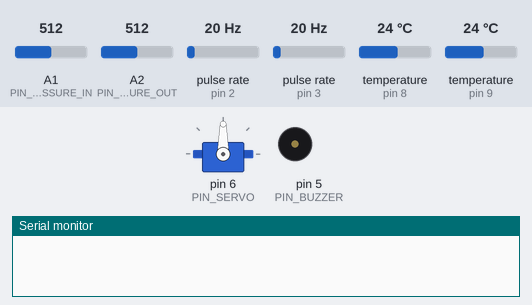
The sketch below on a simulated Arduino Uno, built with avr-gcc and run on an emulated ATmega328P. Shown: servo, buzzer (waves = sounding, pin HIGH), the last lines printed to the serial monitor. Wiring (inferred from the names in the program): 2 × pulse sensor: data pin 2 / data pin 3. The inputs (shaded band) are chosen by the test bench; at power-on: A1 (PIN_PRESSURE_IN) = 512, A2 (PIN_PRESSURE_OUT) = 512, pulse rate (sensors on pin 2, pin 3) 20 Hz, temperature (sensors on pin 8, pin 9) 24 °C.

Above: at 0.1 s.
At 1.1 s:
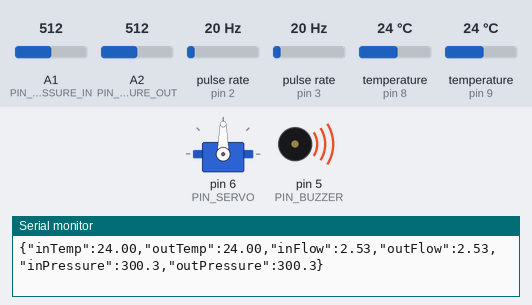
Timing chart, 0 to 2.6 s (numbered marks = the images above):
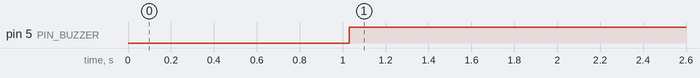

Measured:
- by itself, pin 5 (PIN_BUZZER): LOW → HIGH at 1.0 s

The sketch:

hex_scada_uno_node.ino
```cpp
/*
 * ============================================================
 *  HEX SCADA 센서 노드 (Arduino Uno)  -  센서 연결 핀 정리
 * ============================================================
 *  모든 센서의 전원은 우노 5V / GND에서 가져옵니다. (GND는 모두 공통)
 *
 *  센서 / 부품              핀       비고
 *  ------------------------------------------------------------
 *  입구 유량센서 (신호)      D2       외부 인터럽트 INT0 (변경 금지)
 *  출구 유량센서 (신호)      D3       외부 인터럽트 INT1 (변경 금지)
 *  입구 온도 DS18B20 DATA    D8       모듈에 풀업 없으면 4.7kΩ (DATA-5V 사이)
 *  출구 온도 DS18B20 DATA    D9       모듈에 풀업 없으면 4.7kΩ (DATA-5V 사이)
 *  입구 압력센서 (아날로그)  A1       열교환기 입구 쪽 배관 → 웹 "입구 압력"
 *  출구 압력센서 (아날로그)  A2       열교환기 출구 쪽 배관 → 웹 "출구 압력"
 *  능동 부저                 D5
 *  서보 (밸브) 신호          D6
 *  블루투스 모듈 TXD         D10      (우노 RX)
 *  블루투스 모듈 RXD         D11      (우노 TX, 5V->3.3V 분압 권장)
 *  USB 시리얼 (PC 연결)      D0/D1    다른 용도로 사용 금지
 *
 *  사용 안 함(여유 핀): D4, D7, D12, D13, A0, A3, A4, A5
 *
 *  라이브러리: OneWire, DallasTemperature (Library Manager에서 설치)
 * ============================================================
 */

#include <SoftwareSerial.h>
#include <OneWire.h>
#include <DallasTemperature.h>
#include <Servo.h>

// ---------------- 핀 정의 (위 표와 반드시 일치) ----------------
const int PIN_FLOW_IN = 2;         // 입구 유량 (외부 인터럽트 INT0)
const int PIN_FLOW_OUT = 3;        // 출구 유량 (외부 인터럽트 INT1)
const int PIN_ONEWIRE_IN = 8;      // 입구 온도 DS18B20 DATA
const int PIN_ONEWIRE_OUT = 9;     // 출구 온도 DS18B20 DATA
const int PIN_BUZZER = 5;          // 능동 부저
const int PIN_SERVO = 6;           // 서보 신호선
const int PIN_BT_RX = 10;          // 블루투스 모듈 TXD -> 우노 10번
const int PIN_BT_TX = 11;          // 블루투스 모듈 RXD <- 우노 11번 (분압 권장)
const int PIN_PRESSURE_IN = A1;    // 입구 압력센서 (미연결 시 값이 떠돌 수 있음)
const int PIN_PRESSURE_OUT = A2;   // 출구 압력센서

SoftwareSerial BTSerial(PIN_BT_RX, PIN_BT_TX);

// 온도센서마다 별도의 1-Wire 선(핀)을 사용 -> 입구/출구가 헷갈리지 않음
OneWire oneWireIn(PIN_ONEWIRE_IN);
OneWire oneWireOut(PIN_ONEWIRE_OUT);
DallasTemperature sensorsIn(&oneWireIn);
DallasTemperature sensorsOut(&oneWireOut);
Servo valveServo;

// ---------------- 동작 옵션 ----------------
const bool ENABLE_BLUETOOTH_OUTPUT = true;   // 블루투스로도 송출할지 (USB만 쓰면 false)
const bool ENABLE_AUTO_VALVE_CONTROL = false;
const bool USE_PRESSURE_FOR_DANGER = false;  // 압력 센서 시험이 끝나 값이 정상으로 확인된 뒤 true
// 웹으로 보내는 JSON의 압력 이름.
//   false(기본): "inPressure"(입구), "outPressure"(출구)  ← 웹사이트가 쓰는 이름
//   true       : 예전 이름 "pressure"(입구), "pressure2"(출구)
//   중계 앱이 예전 이름만 알아듣는 경우(업로드 후 웹 값이 갱신되지 않을 때)에만 true로 바꾼다.
//   웹 서버(/api/ingest)는 두 방식 모두 받는다.
const bool LEGACY_JSON_KEYS = false;

const int SERVO_OPEN_ANGLE = 90;
const int SERVO_CLOSED_ANGLE = 0;

// ---------------- 로컬 판단 기준값 ----------------
const float NOMINAL_FLOW_LPM = 10.0;
const float FLOW_DANGER_DROP_PCT = 30.0;
const float MIN_FLOW_FOR_JUDGE_LPM = 1.0;    // 입구 유량이 이 값 이상일 때만 수격 판단
const float PRESSURE_DANGER_KPA = 500.0;
const float FLOW_K_FACTOR = 7.5;             // YF-S201 기준: 주파수(Hz) = 7.5 x 유량(L/min)

// ---------------- 압력센서 환산 (센서 규격에 맞게 수정) ----------------
// 출력 전압 → 압력(kPa) 직선 환산: 압력 = (전압 - V_ZERO) / (V_FULL - V_ZERO) x FULL_KPA
//  - V_ZERO  : 압력 0일 때 센서 출력 전압
//  - V_FULL  : 최대 압력일 때 센서 출력 전압
//  - FULL_KPA: 센서의 최대 측정 압력(kPa)  예) 1.2MPa = 1200kPa
// 흔한 압력 트랜스미터(0.5~4.5V 출력)라면 V_ZERO = 0.5, V_FULL = 4.5 로 바꾸고
// FULL_KPA는 센서 몸통/설명서에 적힌 최대 압력으로 바꾼다.
// ※ 지금 값(0~5V → 0~600kPa)은 예전 코드와 같은 가정이다. 이 가정에서 압력 0인데도 약 60kPa로 나오면
//    (0.5V × 120) 센서가 0.5~4.5V 형식이라는 뜻이므로 위처럼 바꿔야 한다.
const float PRESSURE_V_ZERO = 0.0;
const float PRESSURE_V_FULL = 5.0;
const float PRESSURE_FULL_KPA = 600.0;
const float ADC_REF_V = 5.0;                 // 우노 아날로그 기준 전압(5V)

// ---------------- 유량 펄스 카운터 ----------------
volatile long pulseCountIn = 0;
volatile long pulseCountOut = 0;

void onPulseIn() { pulseCountIn++; }
void onPulseOut() { pulseCountOut++; }

unsigned long lastSend = 0;
const unsigned long SEND_INTERVAL_MS = 1000;

// ---------------- DS18B20 상태 ----------------
DeviceAddress addrIn, addrOut;
bool hasIn = false;
bool hasOut = false;
float lastInTemp = 0.0;    // 읽기 실패 시 직전 정상값 유지
float lastOutTemp = 0.0;

void setup() {
  Serial.begin(9600);    // USB: 중계 앱이 읽는 포트 (JSON 한 줄만 출력)
  BTSerial.begin(9600);  // 블루투스

  // DS18B20: 변환 완료를 기다리지 않는 방식 (유량 측정 주기를 흔들지 않기 위함)
  sensorsIn.begin();
  sensorsIn.setResolution(12);
  sensorsIn.setWaitForConversion(false);
  hasIn = sensorsIn.getAddress(addrIn, 0);
  sensorsIn.requestTemperatures();

  sensorsOut.begin();
  sensorsOut.setResolution(12);
  sensorsOut.setWaitForConversion(false);
  hasOut = sensorsOut.getAddress(addrOut, 0);
  sensorsOut.requestTemperatures();

  pinMode(PIN_FLOW_IN, INPUT_PULLUP);
  pinMode(PIN_FLOW_OUT, INPUT_PULLUP);
  attachInterrupt(digitalPinToInterrupt(PIN_FLOW_IN), onPulseIn, RISING);
  attachInterrupt(digitalPinToInterrupt(PIN_FLOW_OUT), onPulseOut, RISING);

  pinMode(PIN_BUZZER, OUTPUT);
  digitalWrite(PIN_BUZZER, LOW);

  valveServo.attach(PIN_SERVO);
  valveServo.write(SERVO_OPEN_ANGLE);

  // 주의: 시작 메시지를 Serial로 출력하지 않음 (앱이 JSON 외 줄을 형식 오류로 기록함)
}

// 실제 경과 시간(초)으로 나눠서 계산 -> 주기가 흔들려도 유량이 정확함
float pulsesToLpm(long pulses, float dtSec) {
  if (dtSec <= 0) return 0.0;
  return (pulses / dtSec) / FLOW_K_FACTOR;
}

// 8회 평균 → 전압 → 압력(kPa). 환산 상수는 위 "압력센서 환산" 참고.
// 예전 map()은 정수 계산이라 소수점이 잘렸는데, 실수 계산으로 바꿔 정밀도를 높였다.
float readPressureKpa(int pin) {
  long sum = 0;
  for (int i = 0; i < 8; i++) sum += analogRead(pin);
  float volts = (sum / 8.0) * ADC_REF_V / 1023.0;
  float kpa = (volts - PRESSURE_V_ZERO) / (PRESSURE_V_FULL - PRESSURE_V_ZERO) * PRESSURE_FULL_KPA;
  if (kpa < 0) kpa = 0;  // 압력 0 근처에서 생기는 미세한 음수(노이즈)는 0으로
  return kpa;
}

// 과압: 입구·출구 중 더 높은 압력(maxPressureKpa)으로 판단 — 웹 대시보드 판정과 같은 기준
bool isLocalDanger(float inFlowLpm, float outFlowLpm, float maxPressureKpa) {
  // 물이 흐르는 중일 때만 유량 감소를 수격으로 판단 (정지 상태 오탐 방지)
  bool waterHammer = false;
  if (inFlowLpm >= MIN_FLOW_FOR_JUDGE_LPM) {
    float flowDropPct = ((NOMINAL_FLOW_LPM - outFlowLpm) / NOMINAL_FLOW_LPM) * 100.0;
    waterHammer = flowDropPct >= FLOW_DANGER_DROP_PCT;
  }

  bool overPressure = USE_PRESSURE_FOR_DANGER && (maxPressureKpa > PRESSURE_DANGER_KPA);
  return waterHammer || overPressure;
}

// String 없이 바로 출력 (SRAM 절약). Serial, BTSerial 모두 Print를 상속
// 출력 예: {"inTemp":34.38,"outTemp":24.87,"inFlow":9.80,"outFlow":9.65,"inPressure":301.2,"outPressure":282.5}
void printJson(Print &out, float inTemp, float outTemp,
               float inFlow, float outFlow,
               float inPressure, float outPressure) {
  out.print(F("{\"inTemp\":"));    out.print(inTemp, 2);
  out.print(F(",\"outTemp\":"));   out.print(outTemp, 2);
  out.print(F(",\"inFlow\":"));    out.print(inFlow, 2);
  out.print(F(",\"outFlow\":"));   out.print(outFlow, 2);
  if (LEGACY_JSON_KEYS) {
    out.print(F(",\"pressure\":"));    out.print(inPressure, 1);
    out.print(F(",\"pressure2\":"));   out.print(outPressure, 1);
  } else {
    out.print(F(",\"inPressure\":"));  out.print(inPressure, 1);
    out.print(F(",\"outPressure\":")); out.print(outPressure, 1);
  }
  out.println(F("}"));
}

void loop() {
  unsigned long now = millis();
  if (now - lastSend < SEND_INTERVAL_MS) return;
  float dtSec = (now - lastSend) / 1000.0;
  lastSend = now;

  noInterrupts();
  long pIn = pulseCountIn;   pulseCountIn = 0;
  long pOut = pulseCountOut; pulseCountOut = 0;
  interrupts();

  float inFlow = pulsesToLpm(pIn, dtSec);
  float outFlow = pulsesToLpm(pOut, dtSec);

  // 부팅 때 못 찾은 온도센서는 배선이 늦게 인식될 수 있으므로 다시 찾아봄
  if (!hasIn) {
    sensorsIn.begin();
    hasIn = sensorsIn.getAddress(addrIn, 0);
  }
  if (!hasOut) {
    sensorsOut.begin();
    hasOut = sensorsOut.getAddress(addrOut, 0);
  }

  // DS18B20: 지난 주기에 시작한 변환 결과를 읽고, 다음 주기용 변환을 시작
  if (hasIn) {
    float t = sensorsIn.getTempC(addrIn);
    if (t != DEVICE_DISCONNECTED_C && t > -55.0) lastInTemp = t;
  }
  if (hasOut) {
    float t = sensorsOut.getTempC(addrOut);
    if (t != DEVICE_DISCONNECTED_C && t > -55.0) lastOutTemp = t;
  }
  sensorsIn.requestTemperatures();
  sensorsOut.requestTemperatures();

  float inPressure = readPressureKpa(PIN_PRESSURE_IN);    // A1: 입구 압력
  float outPressure = readPressureKpa(PIN_PRESSURE_OUT);  // A2: 출구 압력
  float maxPressure = max(inPressure, outPressure);

  // 로컬 부저 경보 및 서보 밸브 작동
  bool danger = isLocalDanger(inFlow, outFlow, maxPressure);
  digitalWrite(PIN_BUZZER, danger ? HIGH : LOW);

  if (ENABLE_AUTO_VALVE_CONTROL) {
    valveServo.write(danger ? SERVO_CLOSED_ANGLE : SERVO_OPEN_ANGLE);
  }

  printJson(Serial, lastInTemp, lastOutTemp, inFlow, outFlow, inPressure, outPressure);   // USB -> 중계 앱
  if (ENABLE_BLUETOOTH_OUTPUT) {
    printJson(BTSerial, lastInTemp, lastOutTemp, inFlow, outFlow, inPressure, outPressure); // 블루투스 -> 중계 앱
  }
}
```
